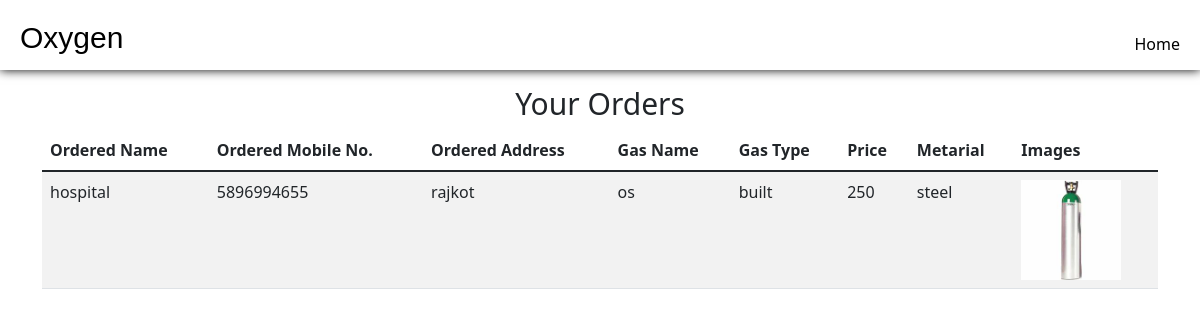
The page /hospital/hospital-view-orders.php (signed in) on the database its author committed.
### tables this page shows
CREATE TABLE `add_stock` (
  `id` int(11) NOT NULL,
  `water_capacity` int(100) NOT NULL,
  `working_pressure` int(100) NOT NULL,
  `oxygen_purity` int(100) NOT NULL,
  `gas_name` varchar(100) NOT NULL,
  `material` varchar(100) NOT NULL,
  `country` varchar(100) NOT NULL,
  `height` int(100) NOT NULL,
  `gas_type` varchar(100) NOT NULL,
  `photos` text NOT NULL,
  `quantity` int(100) NOT NULL,
  `price` int(100) NOT NULL
);

CREATE TABLE `horder` (
  `id` int(11) NOT NULL,
  `name` varchar(50) NOT NULL,
  `email` varchar(1000) NOT NULL,
  `mobile` varchar(12) NOT NULL,
  `address` varchar(250) NOT NULL,
  `quantity` int(10) NOT NULL,
  `hid` int(6) NOT NULL
);

### hospital/hospital-view-orders.php (the view, shortened to what this page needs)
<?php
include "../ocms.php";
?>
<!DOCTYPE html>
<html lang="en">
<head>
  <link href="https://cdn.jsdelivr.net/npm/bootstrap@5.1.3/dist/css/bootstrap.min.css" rel="stylesheet">
</head>
<body>
<header>
	<div id="header">
		<label>Oxygen</label>
    <ul>
        <li><a href="hospital.php" style="color: black;">Home</a></li>
    </ul>
	</div>
</header>
<div class="container mt-3">
  <h2 style="font-size:30px;" align="center">Your Orders</h2>
  <table class="table table-striped">
    <thead>
      <tr>
        <th>Ordered Name</th>
        <th>Ordered Mobile No.</th>
        <th>Ordered Address</th>
        <th>Gas Name</th>
        <th>Gas Type</th>
        <th>Price</th>
        <th>Metarial</th>
        <th>Images</th>
      </tr>
    </thead>
    <tbody>
        <?php
        $query = "SELECT a.*,h.name AS Name ,h.mobile AS Mobile ,h.address AS Address FROM add_stock a, horder h WHERE a.id = h.hid ";
        $run = mysqli_query($con, $query);
        if(mysqli_num_rows($run) > 0)
        {
            foreach($run as $result)
            {
                ?>
                <tr>
                    <td><?= $result['Name'] ?></td>
                    <td><?= $result['Mobile'] ?></td>
                    <td><?= $result['Address'] ?></td>
                    <td><?= $result['gas_name'] ?></td>
                    <td><?= $result['gas_type'] ?></td>
                    <td><?= $result['price'] ?></td>
                    <td><?= $result['material'] ?></td>
                    <td><img class='img-polaroid' src="../photo/<?php echo $result["photos"]; ?>"height = '100px' width = '100px'/></td>
                </tr>
                <?php
            }
        }
        else{
            ?>
            <tr>
                <td colspan="9" style="font-size:30px;" align="center">Your orders data record No Found</td>
            </tr>
            <?php
        }
        ?>
    </tbody>
    </table>
    </div>
</body>
</html>

### hospital/hospital-view-orders.php (style rules this page uses)
#header { height:70px; width:100%; color:black; text-indent:10px; -webkit-box-shadow:0px 0px 10px 0px black; -moz-box-shadow:0px 0px 10px 0px black; box-shadow:0px 0px 10px 0px black; }
#header label { position: relative; top:15px; color:black; font-size:30px; clear:both; font-family:arial; }
#header ul { list-style-type:none; position:relative; top: -13px; }
#header ul li { display:inline; position:relative; float:right; margin-right:20px; }
#header ul li a { top: 5px; text-decoration:none; color:#fff; }

### rows shown on the page
add_stock: horder.name "hospital", horder.mobile "5896994655", horder.address "rajkot", gas_name "os", gas_type "built", price "250", material "steel", photos (picture)
